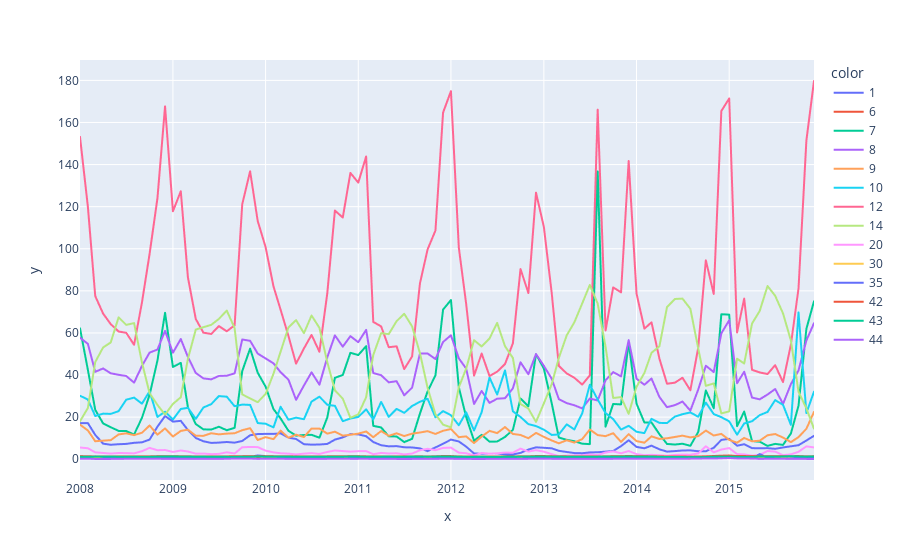

Here is the notebook cell this chart was saved with:
### Code cell
px.line(x=df_magnitud.index.get_level_values(1), y=df_magnitud.VALUE, color=df_magnitud.index.get_level_values(0))
